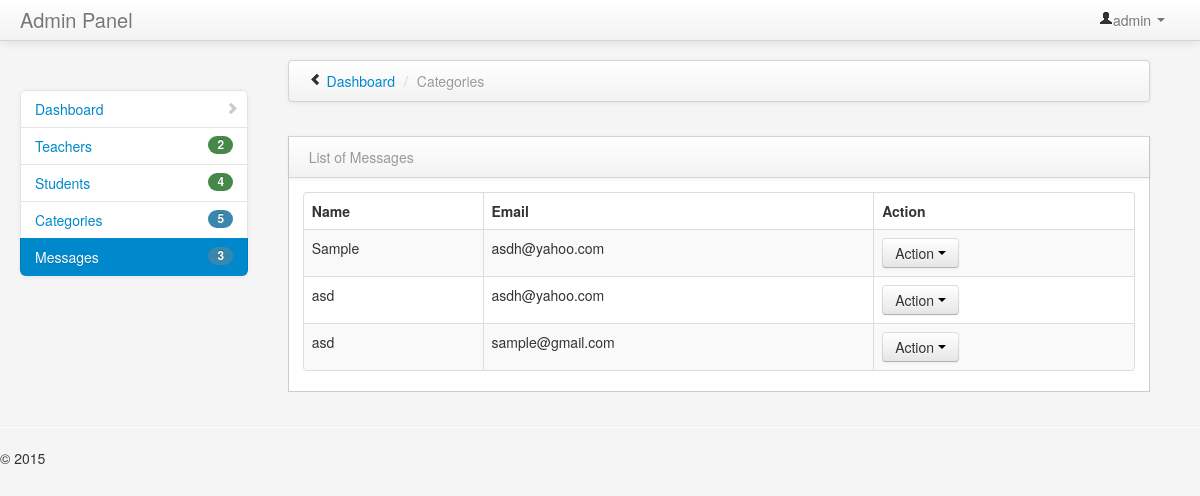
Screenshot of /admin/message/index.php (signed in) with the database file from the repository.
### tables this page shows
CREATE TABLE `tbl_contact` (
  `contact_Id` int(11) NOT NULL AUTO_INCREMENT,
  `name` varchar(255) DEFAULT NULL,
  `email` varchar(255) DEFAULT NULL,
  `phone` int(1) DEFAULT NULL,
  `subject` varchar(255) DEFAULT NULL,
  `message` text,
  PRIMARY KEY (`contact_Id`)
);

### admin/message/index.php (the view, shortened to what this page needs)
<?php
$adm_user=$_SESSION['adm_user'];
?>
<!DOCTYPE html>
<html class="no-js">
    <head>
        <link href="../../bootstrap/css/bootstrap.min.css" rel="stylesheet" media="screen">
        <link href="../../bootstrap/css/bootstrap-responsive.min.css" rel="stylesheet" media="screen">
        <link href="../../assets/styles.css" rel="stylesheet" media="screen">
        <link href="../../assets/DT_bootstrap.css" rel="stylesheet" media="screen">
    </head>
    <body>
        <div class="navbar navbar-fixed-top">
            <div class="navbar-inner">
                <div class="container-fluid">
                    <a class="brand" href="#">Admin Panel</a>
                    <div class="nav-collapse collapse">
                        <ul class="nav pull-right">
                            <li class="dropdown">
                                <a href="#" role="button" class="dropdown-toggle" data-toggle="dropdown"> <i class="icon-user"></i><?php echo $adm_user;?> <i class="caret"></i>
                                </a>
                            </li>
                        </ul>
                    </div>
                </div>
            </div>
        </div>
        <div class="container-fluid">
            <div class="row-fluid">
                <div class="span3" id="sidebar">
                    <ul class="nav nav-list bs-docs-sidenav nav-collapse collapse">
                        <li >
                            <a href="../home.php"><i class="icon-chevron-right"></i> Dashboard</a>
                        </li>
                        <li>
                        <?php
                                    $result=mysqli_query($con,"SELECT count(*) as total from tbl_teacher");
                                    $data=mysqli_fetch_assoc($result);
                                    $percent = $data['total'];
                                    ?>
                            <a href="../teacher/index.php"><span class="badge badge-success pull-right"><?php echo $percent;?></span> Teachers</a>
                        </li>
                        <li>
                        <?php
                                    $result=mysqli_query($con,"SELECT count(*) as total from tbl_user");
                                    $data=mysqli_fetch_assoc($result);
                                    $percent = $data['total'];
                                    ?>
                            <a href="../students/index.php"><span class="badge badge-success pull-right"><?php echo $percent;?></span> Students</a>
                        </li>
                        <li >
                          <?php
                                    $result=mysqli_query($con,"SELECT count(*) as total from tbl_category");
                                    $data=mysqli_fetch_assoc($result);
                                    $percent = $data['total'];
                                    ?>
                            <a href="../category/index.php"><span class="badge badge-info pull-right"><?php echo $percent;?></span> Categories</a>
                        </li>
                        <li   class="active">
                        <?php
                                    $result=mysqli_query($con,"SELECT count(*) as total from tbl_contact");
                                    $data=mysqli_fetch_assoc($result);
                                    $percent = $data['total'];
                                    ?>
                            <a href="../message/index.php"><span class="badge badge-info pull-right"><?php echo $percent;?></span> Messages</a>
                        </li>
                    </ul>
                </div>
                <div class="span9" id="content">
                    <div class="row-fluid">
                            <div class="navbar">
                                <div class="navbar-inner">
                                    <ul class="breadcrumb">
                                        <i class="icon-chevron-left hide-sidebar"><a href='#' title="Hide Sidebar" rel='tooltip'>&nbsp;</a></i>
                                        <li>
                                            <a href="../home.php">Dashboard</a> <span class="divider">/</span>
                                        </li>
                                        <li class="active">Categories</li>
                                    </ul>
                                </div>
                            </div>
                        </div>
                   <div class="row-fluid">
                        <div class="block">
                            <div class="navbar navbar-inner block-header">
                                <div class="muted pull-left">List of Messages</div>
                            </div>
                            <div class="block-content collapse in">
                                <div class="span12">
                                    <table cellpadding="0" cellspacing="0" border="0" class="table table-striped table-bordered" id="example2">
                                           <thead>
                                        <tr>
                                            <th>Name</th>
                                            <th>Email</th>
                                            <th>Action</th>
                                        </tr>
                                    </thead>
                                    <tbody>
                                        <?php
                                        $sql = "SELECT * FROM `tbl_contact` order by `contact_Id` DESC";
                                        $run = mysqli_query($con,$sql);
                                        while($row=mysqli_fetch_array($run)){
                                            echo '<tr class="odd gradeX" id="rec">';
                                            echo "<td>".$row['name']."</td>";
                                                 echo "<td>".$row['email']."</td>";
                                             echo "<td>".
                                            '<div class="btn-group">
                                            <button type="button" class="btn btn-default btn-xs dropdown-toggle" data-toggle="dropdown" data-hover="dropdown" data-delay="500" data-close-others="false">
                                                Action
                                            <span class="caret"></span>
                                            </button>
                                            <ul class="dropdown-menu pull-right" role="menu">
                                            <li><a href="view.php?contact_Id='.$row["contact_Id"].'"><span class="glyphicon glyphicon-edit"></span> View</a></li>
                                            <li><a href="#"  contact_Id="'.$row['contact_Id'].'" class="delbutton" title="Click To Delete"><span class="glyphicon glyphicon-trash"></span> Delete</a></li>
                                            </ul>
                                            </div>'
                                                    ."</td>";
                                            echo "</tr>";
                                        }
                                        ?>
                                    </tbody>
                                    </table>
                                </div>
                            </div>
                        </div>
                    </div>
                    </div>
                </div>
            </div>
            <hr>
            <footer>
                <p>&copy; 2015</p>
            </footer>
    </body>
</html>

### assets/styles.css (style rules this page uses)
body { padding-top: 0; padding-bottom: 40px; background-color: #f5f5f5; }
@media (min-width: 979px) { body { padding-top: 60px; } }
#content { margin-left:0px; }
.hide-sidebar, .show-sidebar { cursor: pointer; }
.breadcrumb { margin: 0 0 0px; padding: 10px 0px; background-color: transparent; }
.block { border: 1px solid #ccc; background: white; margin: 1em 0em; border-top: none; }
.block-content { margin: 1em; min-height: .25em; }
.block-header { margin-bottom: 0px; border-right: none; border-left: none; -webkit-border-radius: 0px; -moz-border-radius: 0px; border-radius: 0px; }
.block-header div { padding-top: 10px; }
.bs-docs-sidenav { max-width: 228px; margin: 30px 0 0; padding: 0; background-color: #fff; -webkit-border-radius: 6px; -moz-border-radius: 6px; border-radius: 6px; -webkit-box-shadow: 0 1px 4px rgba(0,0,0,.065); -moz-box-shadow: 0 1px 4px rgba(0,0,0,.065); box-shadow: 0 1px 4px rgba(0,0,0,.065); }
.bs-docs-sidenav > li > a { display: block; width: 190px \9; margin: 0 0 -1px; padding: 8px 14px; border: 1px solid #e5e5e5; }
.bs-docs-sidenav > li:first-child > a { -webkit-border-radius: 6px 6px 0 0; -moz-border-radius: 6px 6px 0 0; border-radius: 6px 6px 0 0; }
.bs-docs-sidenav > li:last-child > a { -webkit-border-radius: 0 0 6px 6px; -moz-border-radius: 0 0 6px 6px; border-radius: 0 0 6px 6px; }
.bs-docs-sidenav > .active > a { position: relative; z-index: 2; padding: 9px 15px; border: 0; text-shadow: 0 1px 0 rgba(0,0,0,.15); -webkit-box-shadow: inset 1px 0 0 rgba(0,0,0,.1), inset -1px 0 0 rgba(0,0,0,.1); -moz-box-shadow: inset 1px 0 0 rgba(0,0,0,.1), inset -1px 0 0 rgba(0,0,0,.1); box-shadow: inset 1px 0 0 rgba(0,0,0,.1), inset -1px 0 0 rgba(0,0,0,.1); }
.bs-docs-sidenav .icon-chevron-right { float: right; margin-top: 2px; margin-right: -6px; opacity: .25; }

### rows the page displays
tbl_contact: name "Sample", email "asdh@yahoo.com"
tbl_contact: name "asd", email "asdh@yahoo.com"
tbl_contact: name "asd", email "sample@gmail.com"

### other values shown
$adm_user "admin"
$percent "2"
$percent "4"
$percent "5"
$percent "3"
